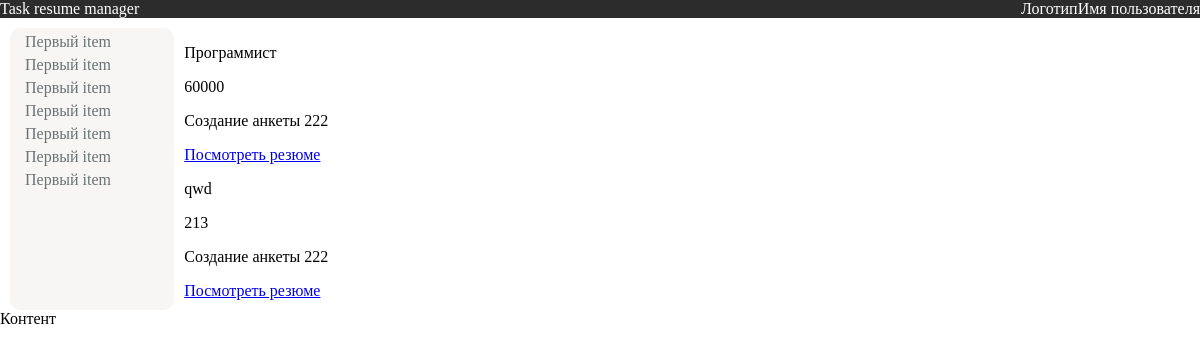
The page /user/list_resume (signed in) on the database its author committed.
### user_application/models.py (models this page shows, shortened)
class Profession(models.Model):
    salary = models.IntegerField(verbose_name="Зарплата")
    busyness = models.CharField(max_length=50, verbose_name="Занятость")
    work_schedule = models.CharField(max_length=50, verbose_name="График работы")
    resume = models.OneToOneField(Resume, on_delete=models.CASCADE)

class Resume(models.Model):
    file = models.FileField(verbose_name='Готовое резюме', upload_to='upload/resume', null=True)
    stage = models.CharField(choices=STATE, max_length=50, default='Создание анкеты 222')  # Сделать
    user = models.ForeignKey(User, on_delete=models.CASCADE)

### user_application/views.py (the view)
# urls.py: path('list_resume', views.ResumeListView.as_view(), name='resume_list'),
class ResumeListView(ListView):
    model = Resume
    template_name = "user_application/resume_list.html"
    context_object_name = 'resume_status'
    def get_context_data(self, **kwargs):
        context = super().get_context_data(**kwargs)
        context['resume'] = Resume.objects.filter(user=self.request.user)
        context["profession"] = Profession.objects.filter(resume__user=self.request.user)
        return context

### user_application/templates/user_application/resume_list.html
{% extends 'user_application/base.html' %}
{% block content %}
{% for res in resume %}
    {% for prof in profession %}
        {% if res.pk == prof.resume.pk %}
            <p>{{prof.busyness}}</p>
            <p>{{prof.salary}}</p>
            <p>{{res.stage}}</p>
            <a href="{% url 'user_application:check_resume' res.pk %}">Посмотреть резюме</a>
<br/>
        {% endif %}
    {% endfor %}
    {% endfor %}
{% endblock %}

### user_application/static/user_application/css/style.css (style rules this page uses)
body { overflow-x: hidden; margin: 0; }

### rows shown on the page
Resume: stage "Создание анкеты 222"
Profession: busyness "Программист", salary "60000"
Resume: stage "Создание анкеты 222"
Profession: busyness "qwd", salary "213"
